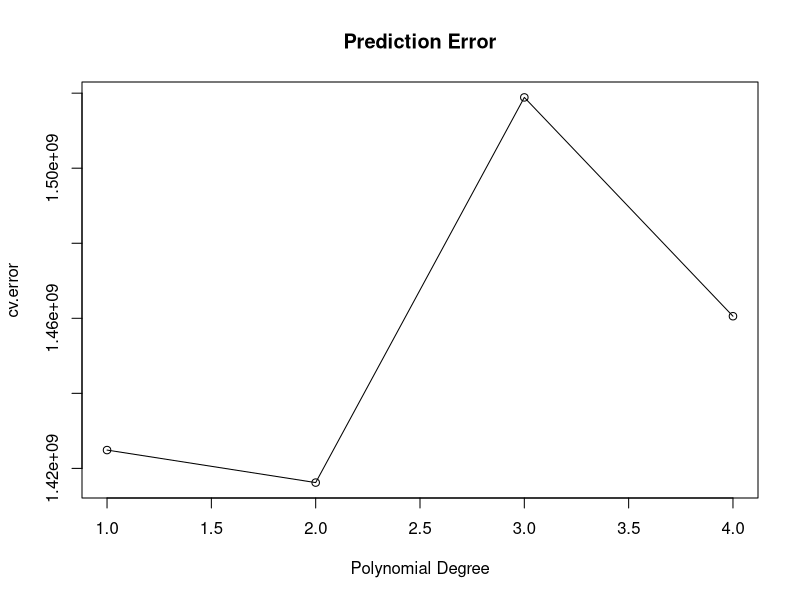

Write R code to recreate this figure.
## ---- chunk 1
knitr::opts_chunk$set(echo = TRUE)
## ---- chunk 2
library(boot)
library(MASS)
income <- read.csv("income.txt", sep = "", header = T)

glm.fit1 = glm(y~x, data=income) 
cv.error1=cv.glm(income, glm.fit1, K=5) 


glm.fit2 = glm(y~poly(x,2), data=income) 
# quadratic model 
cv.error2=cv.glm(income, glm.fit2, K=5)

glm.fit3 = glm(y~poly(x,3), data=income) 
# cubic model 
cv.error3=cv.glm(income, glm.fit3, K=5)

glm.fit4 = glm(y~poly(x,4), data=income) 
# quartic model 
cv.error4=cv.glm(income, glm.fit4, K=5)


cv.error=c(cv.error1$delta[1],cv.error2$delta[1],cv.error3$delta[1],cv.error4$delta[1])

d=c(1,2,3,4) 
plot(d,cv.error, main = "Prediction Error", xlab = "Polynomial Degree") 
lines(d,cv.error)

